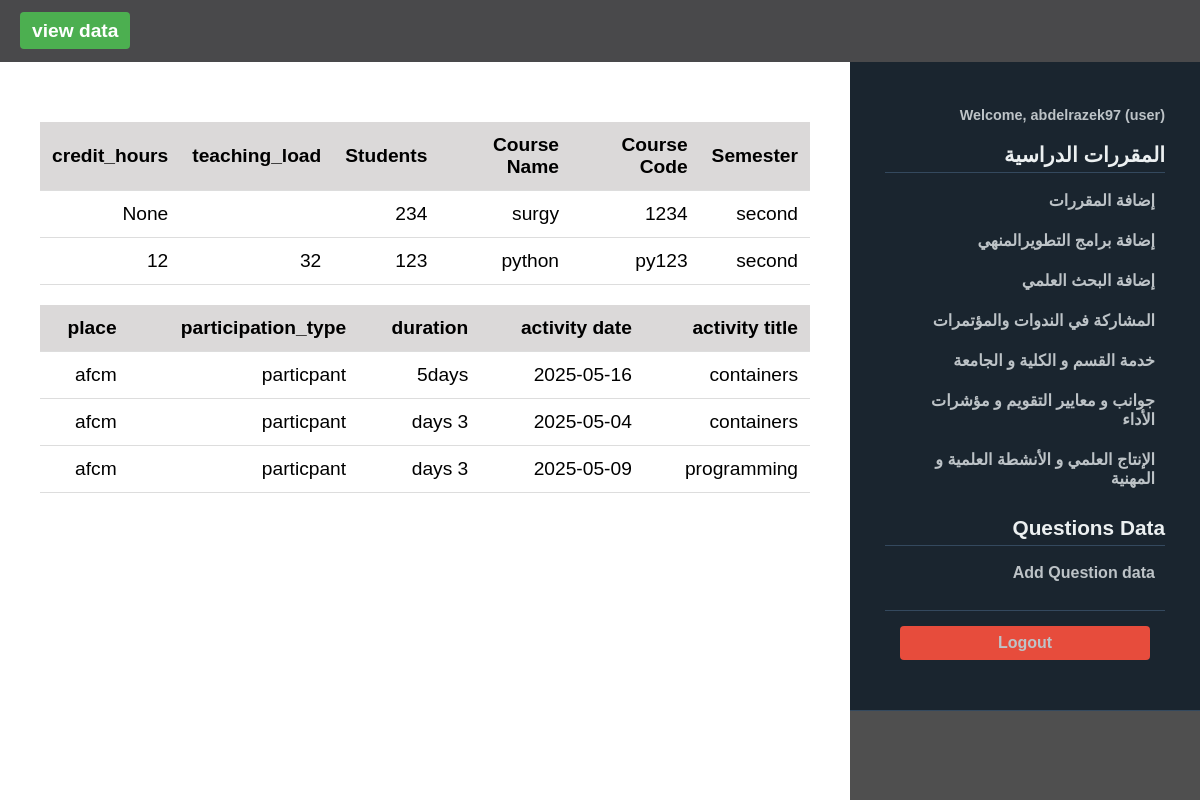
/view (signed in), run on an earlier commit of the app's database.
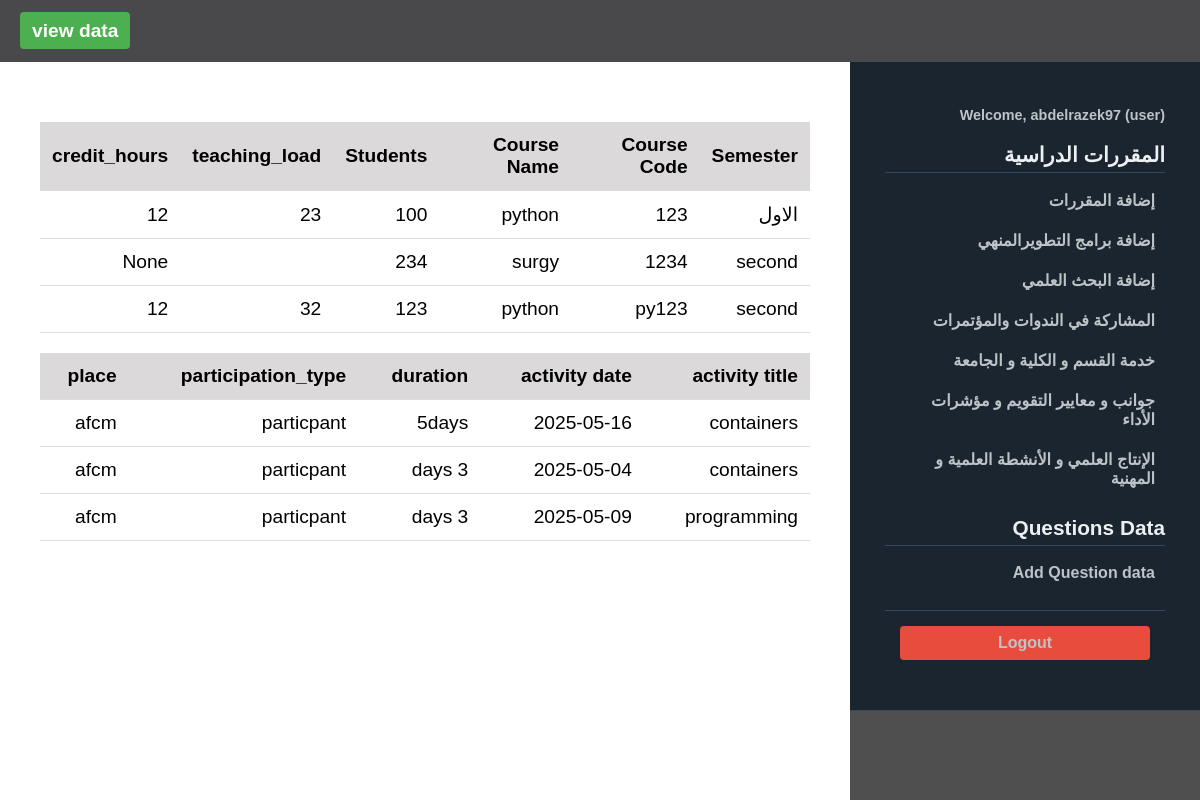
And on a later commit of the database.
### tables this page shows
CREATE TABLE academic_data (
            id INTEGER PRIMARY KEY AUTOINCREMENT,
            user_id INTEGER NOT NULL,
            semester TEXT NOT NULL,
            course_code TEXT NOT NULL,
            num_students INTEGER,
            teaching_load INTEGER,
            course_name TEXT,
            semester_type TEXT,
            credit_hours INTEGER,
            created_at TEXT DEFAULT CURRENT_TIMESTAMP,
            FOREIGN KEY (user_id) REFERENCES users (id)
        );

CREATE TABLE activity_data (
            id INTEGER PRIMARY KEY AUTOINCREMENT,
            user_id INTEGER NOT NULL,
            activity_title TEXT,
            activity_date TEXT,
            duration TEXT,
            participation_type TEXT,
            place TEXT,
            created_at TEXT DEFAULT CURRENT_TIMESTAMP,
            FOREIGN KEY (user_id) REFERENCES users (id)
        );

### app.py (the view)
@app.route('/view')
@login_required
def view_data():
    conn = get_db_connection()
    if session.get('role') == 'admin':
        semseters = conn.execute('''
            SELECT academic_data.*, users.username, users.full_name
            FROM academic_data
            JOIN users ON academic_data.user_id = users.id
            ORDER BY academic_data.created_at DESC
        ''').fetchall()
        activity = conn.execute('''
            SELECT activity_data.*, users.username, users.full_name
            FROM activity_data
            JOIN users ON activity_data.user_id = users.id
            ORDER BY activity_data.created_at DESC
        ''').fetchall()
    else:
        semseters = conn.execute('''
            SELECT academic_data.*, users.username, users.full_name
            FROM academic_data
            JOIN users ON academic_data.user_id = users.id
            WHERE academic_data.user_id = ?
            ORDER BY academic_data.created_at DESC
        ''', (session['user_id'],)).fetchall()
        activity = conn.execute('''
            SELECT activity_data.*, users.username, users.full_name
            FROM activity_data
            JOIN users ON activity_data.user_id = users.id
            WHERE activity_data.user_id = ?
            ORDER BY activity_data.created_at DESC
        ''', (session['user_id'],)).fetchall()
    conn.close()
    return render_template('view_data.html', semseters=semseters,activity=activity)

### app.py (called while the page is built)
def get_db_connection():
    conn = sqlite3.connect(DATABASE)
    conn.row_factory = sqlite3.Row
    return conn

def login_required(f):
    @wraps(f)
    def decorated_function(*args, **kwargs):
        if 'user_id' not in session:
            flash('Please log in to access this page.', 'danger')
            return redirect(url_for('login'))
        return f(*args, **kwargs)
    return decorated_function

### templates/view_data.html (shortened to what this page needs)
{% extends "base.html" %}
{% block content %}
    {% if semseters %}
<div class="table-content" >
        <table>
            <thead>
                <tr>
                    <th>Semester</th>
                    <th>Course Code</th>
                    <th>Course Name</th>
                    <th>Students</th>
                    <th>teaching_load</th>
                    <th>credit_hours</th>
                </tr>
            </thead>
            <tbody>
                {% for item in semseters %}
                <tr>
                    <td>{{ item['semester'] }}</td>
                    <td>{{ item['course_code'] }}</td>
                    <td>{{ item['course_name'] }}</td>
                    <td>{{ item['num_students'] }}</td>
                    <td>{{ item['teaching_load'] }}</td>
                    <td>{{ item['credit_hours'] }}</td>
                </tr>
                {% endfor %}
            </tbody>
        </table>
        <table>
            <thead>
                <tr>
                    <th>activity title</th>
                    <th>activity date</th>
                    <th>duration</th>
                    <th>participation_type</th>
                    <th>place</th>
                </tr>
            </thead>
            <tbody>
                {% for item in activity %}
                <tr>
                    <td> {{ item['activity_title'] }}</td>
                    <td>{{ item['activity_date'] }}</td>
                    <td>{{ item['duration'] }}</td>
                    <td>{{ item['participation_type'] }}</td>
                    <td>{{ item['place'] }}</td>
                </tr>
                {% endfor %}
            </tbody>
        </table>
</div>
    {% else %}
        <h2>لا توجد بيانات مسجلة , {% if session.get('role') == 'admin' %}<a href="{{ url_for('add_data') }}">Add some data</a>{% endif %}</h2>
        {% endif %}
{% endblock %}

What changed in the data, as far as the page shows it:
added academic_data: semester "الاول", course_code "123", course_name "python", num_students "100", teaching_load "23", credit_hours "12"
